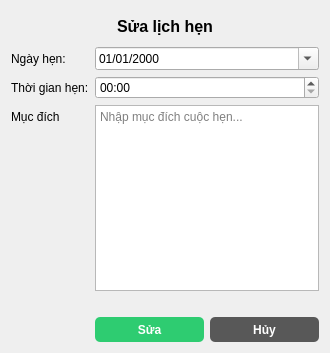
<?xml version="1.0" encoding="UTF-8"?>
<ui version="4.0">
 <class>EditAppointmentDialog</class>
 <widget class="QDialog" name="EditAppointmentDialog">
  <property name="geometry">
   <rect>
    <x>0</x>
    <y>0</y>
    <width>330</width>
    <height>353</height>
   </rect>
  </property>
  <property name="windowTitle">
   <string>Sửa lịch hẹn</string>
  </property>
  <layout class="QVBoxLayout" name="verticalLayout">
   <item>
    <widget class="QLabel" name="titleLabel">
     <property name="minimumSize">
      <size>
       <width>0</width>
       <height>30</height>
      </size>
     </property>
     <property name="font">
      <font>
       <pointsize>12</pointsize>
       <weight>75</weight>
       <bold>true</bold>
      </font>
     </property>
     <property name="styleSheet">
      <string notr="true">font-weight: bold;</string>
     </property>
     <property name="text">
      <string>Sửa lịch hẹn</string>
     </property>
     <property name="alignment">
      <set>Qt::AlignCenter</set>
     </property>
    </widget>
   </item>
   <item>
    <layout class="QFormLayout" name="formLayout">
     <item row="0" column="0">
      <widget class="QLabel" name="dateLabel">
       <property name="text">
        <string>Ngày hẹn:</string>
       </property>
      </widget>
     </item>
     <item row="0" column="1">
      <widget class="QDateEdit" name="appointment_date">
       <property name="displayFormat">
        <string>dd/MM/yyyy</string>
       </property>
       <property name="calendarPopup">
        <bool>true</bool>
       </property>
      </widget>
     </item>
     <item row="3" column="1">
      <layout class="QHBoxLayout" name="horizontalLayout_3">
       <property name="topMargin">
        <number>20</number>
       </property>
       <item>
        <widget class="QPushButton" name="btn_edit_appointment">
         <property name="minimumSize">
          <size>
           <width>70</width>
           <height>25</height>
          </size>
         </property>
         <property name="styleSheet">
          <string notr="true">QPushButton {
	background-color: #2ecc71;
	color: #fff;
	border: none;
	border-radius: 5px;
	font-weight: bold;
}
</string>
         </property>
         <property name="text">
          <string>Sửa</string>
         </property>
        </widget>
       </item>
       <item>
        <widget class="QPushButton" name="btn_cancel">
         <property name="minimumSize">
          <size>
           <width>70</width>
           <height>25</height>
          </size>
         </property>
         <property name="styleSheet">
          <string notr="true">QPushButton {
	background-color: #585858;
	color: #fff;
	border: none;
	border-radius: 5px;
	font-weight: bold;
}</string>
         </property>
         <property name="text">
          <string>Hủy</string>
         </property>
        </widget>
       </item>
      </layout>
     </item>
     <item row="1" column="0">
      <widget class="QLabel" name="timeLabel">
       <property name="text">
        <string>Thời gian hẹn:</string>
       </property>
      </widget>
     </item>
     <item row="1" column="1">
      <widget class="QTimeEdit" name="appointment_time">
       <property name="displayFormat">
        <string>hh:mm</string>
       </property>
      </widget>
     </item>
     <item row="2" column="1">
      <widget class="QTextEdit" name="purpose">
       <property name="placeholderText">
        <string>Nhập mục đích cuộc hẹn...</string>
       </property>
      </widget>
     </item>
     <item row="2" column="0">
      <widget class="QLabel" name="timeLabel_2">
       <property name="text">
        <string>Mục đích</string>
       </property>
      </widget>
     </item>
    </layout>
   </item>
  </layout>
 </widget>
 <resources/>
 <connections/>
</ui>
